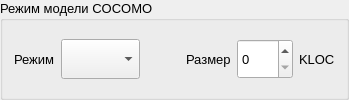
        <widget class="QGroupBox" name="groupBox">
         <property name="sizePolicy">
          <sizepolicy hsizetype="Preferred" vsizetype="Minimum">
           <horstretch>0</horstretch>
           <verstretch>0</verstretch>
          </sizepolicy>
         </property>
         <property name="font">
          <font>
           <pointsize>10</pointsize>
          </font>
         </property>
         <property name="title">
          <string>Режим модели COCOMO</string>
         </property>
         <layout class="QGridLayout" name="gridLayout_7">
          <item row="0" column="1">
           <widget class="QComboBox" name="comboBox">
            <property name="minimumSize">
             <size>
              <width>0</width>
              <height>40</height>
             </size>
            </property>
            <property name="maximumSize">
             <size>
              <width>16777215</width>
              <height>40</height>
             </size>
            </property>
            <property name="font">
             <font>
              <pointsize>10</pointsize>
             </font>
            </property>
           </widget>
          </item>
          <item row="0" column="4">
           <widget class="QSpinBox" name="spinBox">
            <property name="minimumSize">
             <size>
              <width>0</width>
              <height>40</height>
             </size>
            </property>
            <property name="maximumSize">
             <size>
              <width>16777215</width>
              <height>40</height>
             </size>
            </property>
            <property name="font">
             <font>
              <pointsize>10</pointsize>
             </font>
            </property>
            <property name="maximum">
             <number>1000</number>
            </property>
           </widget>
          </item>
          <item row="0" column="2">
           <spacer name="horizontalSpacer">
            <property name="orientation">
             <enum>Qt::Horizontal</enum>
            </property>
            <property name="sizeType">
             <enum>QSizePolicy::Preferred</enum>
            </property>
            <property name="sizeHint" stdset="0">
             <size>
              <width>40</width>
              <height>20</height>
             </size>
            </property>
           </spacer>
          </item>
          <item row="0" column="3">
           <widget class="QLabel" name="label_2">
            <property name="font">
             <font>
              <pointsize>10</pointsize>
             </font>
            </property>
            <property name="text">
             <string>Размер</string>
            </property>
           </widget>
          </item>
          <item row="0" column="5">
           <widget class="QLabel" name="label_3">
            <property name="font">
             <font>
              <pointsize>10</pointsize>
             </font>
            </property>
            <property name="text">
             <string>KLOC</string>
            </property>
           </widget>
          </item>
          <item row="0" column="0">
           <widget class="QLabel" name="label">
            <property name="font">
             <font>
              <pointsize>10</pointsize>
             </font>
            </property>
            <property name="text">
             <string>Режим</string>
            </property>
           </widget>
          </item>
         </layout>
        </widget>
